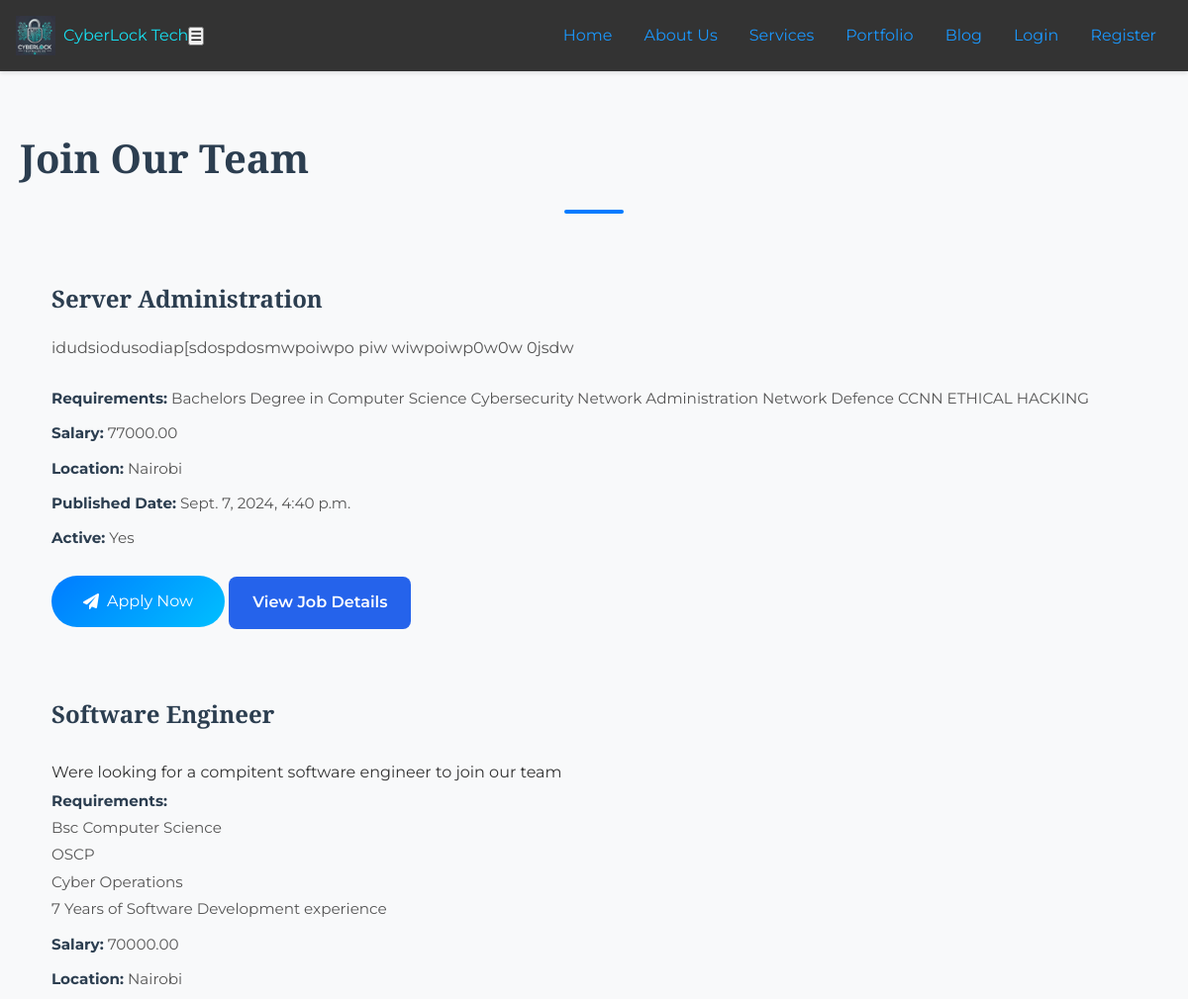
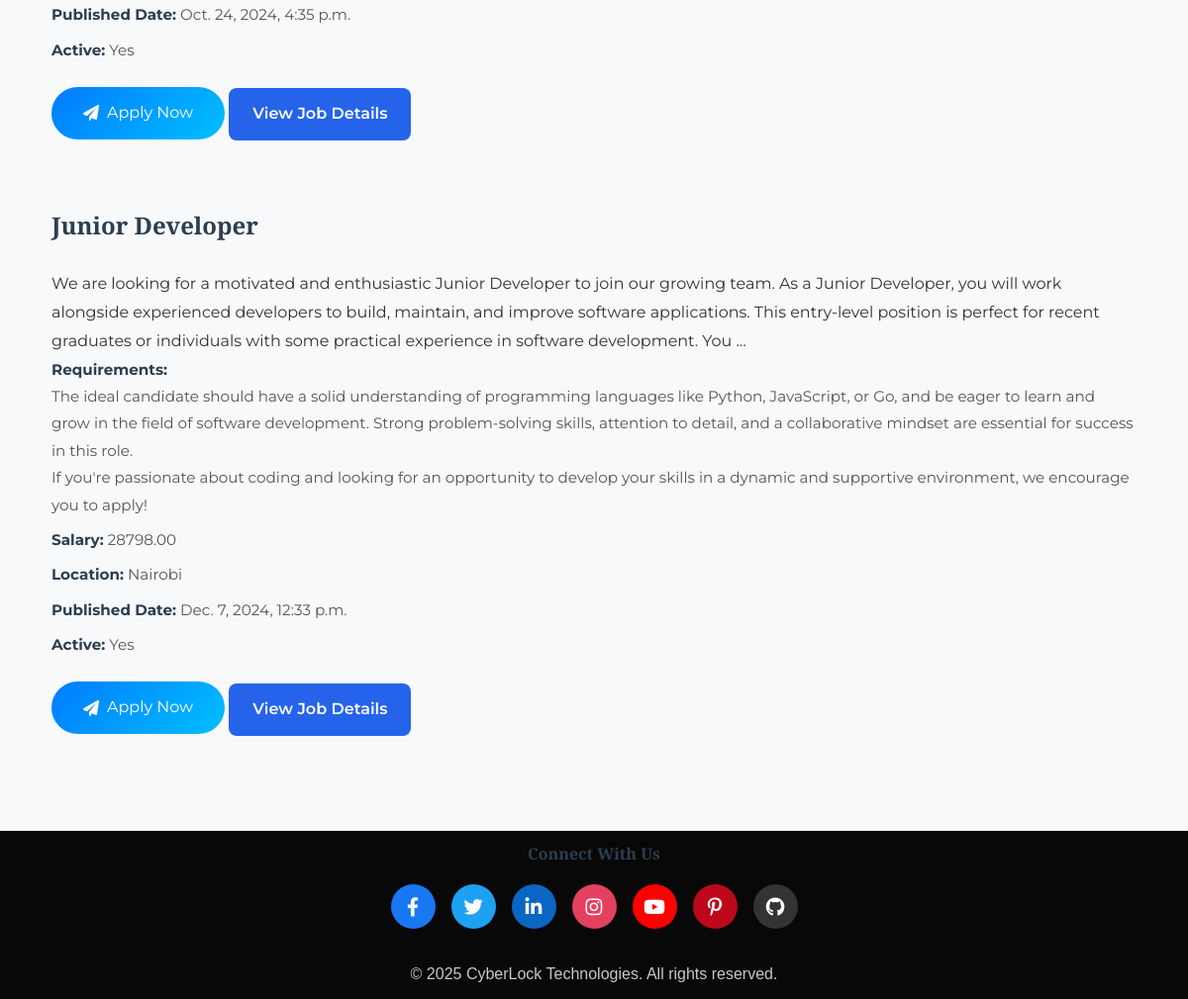
The app's page /careers/ with its own data (2 pictures, top to bottom).
### coreapp/models.py (models this page shows, shortened)
class Job(models.Model):
    title = models.CharField(max_length=200)
    description = RichTextUploadingField(blank=False, null=False)
    requirements = RichTextUploadingField(blank=False, null=False)
    location = models.CharField(max_length=200)
    salary = models.DecimalField(max_digits=10, decimal_places=2, blank=True, null=True)
    published_date = models.DateTimeField(auto_now_add=True)
    is_open = models.BooleanField(default=True)

### coreapp/views.py (the view)
# urls.py: path('careers/', views.job_list, name='job_list'),
def job_list(request):
    jobs = Job.objects.all().order_by('-is_open')
    return render(request, 'job_list.html',{"jobs": jobs})

### templates/job_list.html (shortened to what this page needs)
{% extends 'base.html' %}
{% load static %}
{% block content %}
<head>
    <link rel="stylesheet" href="{% static 'css/careers.css' %}">
    <link rel="stylesheet" href="https://cdnjs.cloudflare.com/ajax/libs/font-awesome/6.0.0/css/all.min.css">
</head>
<section class="careers py-5">
    <div class="container">
        <h2 class="text-center mb-5">Join Our Team</h2>
        <div class="row justify-content-center">
            {% for job in jobs %}
                <div class="col-lg-8 col-md-10 mb-4">
                    <div class="card h-100 shadow-sm">
                        <div class="card-body">
                            <h5 class="card-title">{{ job.title }}</h5>
                            <p class="card-text">{{ job.description|safe|truncatewords:50 }}</p>
                            <ul class="job-details">
                                <li><strong>Requirements:</strong> {{ job.requirements|safe }}</li>
                                <li><strong>Salary:</strong> {{ job.salary }}</li>
                                <li><strong>Location:</strong> {{ job.location }}</li>
                                <li><strong>Published Date:</strong> {{ job.published_date }}</li>
                                <li><strong>Active:</strong> {{ job.is_open|yesno:"Yes,No" }}</li>
                            </ul>
                            <a href="{% url 'apply_job' job.id %}" class="btn btn-primary">
                                <i class="fas fa-paper-plane me-2"></i> Apply Now
                            </a>
                            <a href="{% url 'job_details' id=job.id %}" class="btn-view-details">View Job Details</a>
                        </div>
                    </div>
                </div>
            {% endfor %}
        </div>
    </div>
</section>
{% endblock %}

### static/css/base.css (style rules this page uses)
:root { --primary-color: #1b97fc; --secondary-color: #91b2f8; --hover-bg-color: #555; --footer-bg: #333; --footer-text: #0f0f10; --spacing: 1rem; --border-radius: 5px; --font-family: 'Arial', sans-serif; }
* { box-sizing: border-box; padding: 0; margin: 0; }
body { display: flex; flex-direction: column; min-height: 100vh; font-family: var(--font-family); color: var(--secondary-color); background-color: #232946; background-size: cover; background-position: center; background-attachment: fixed; background-repeat: no-repeat; }

### static/css/careers.css (style rules this page uses)
body { font-family: 'Montserrat', sans-serif; line-height: 1.8; color: #333; background-color: #f8f9fa; }
h1, h2, h3, h4, h5, h6 { font-family: 'Playfair Display', serif; font-weight: 700; color: #2c3e50; }
a { text-decoration: none; color: #007bff; transition: color 0.3s ease; }
.careers { display: flex; justify-content: center; align-items: center; min-height: 100vh; padding: 4rem 0; }
.careers h2 { font-size: 2.5rem; margin-bottom: 2rem; color: #2c3e50; position: relative; }
.careers h2::after { content: ''; display: block; width: 60px; height: 4px; background-color: #007bff; margin: 1rem auto 0; border-radius: 2px; }
.container { position: center; max-width: 1200px; padding: 0 20px; width: 100%; }
.card { border: none; border-radius: 15px; overflow: hidden; transition: transform 0.3s ease, box-shadow 0.3s ease; }
.card-body { padding: 2rem; }
.card-title { font-size: 1.5rem; margin-bottom: 1rem; color: #2c3e50; }
.card-text { font-size: 1rem; color: #555; line-height: 1.6; margin-bottom: 1.5rem; }
.job-details { list-style: none; padding: 0; margin: 0 0 1.5rem 0; }
.job-details li { font-size: 0.95rem; color: #555; margin-bottom: 0.5rem; }
.job-details strong { color: #2c3e50; }
.btn-primary { background: linear-gradient(135deg, #007bff, #00bfff); border: none; color: #fff; padding: 0.75rem 2rem; font-size: 1rem; border-radius: 50px; cursor: pointer; transition: transform 0.3s ease, box-shadow 0.3s ease; display: inline-flex; align-items: center; }
.btn-primary i { margin-right: 0.5rem; }
.btn-view-details { display: inline-block; padding: 12px 24px; font-size: 16px; font-weight: 600; color: #fff; background-color: #2563eb; border: none; border-radius: 8px; text-decoration: none; text-align: center; cursor: pointer; transition: all 0.3s ease; }

### records on screen
Job: title "Server Administration", description "idudsiodusodiap[sdospdosmwpoiwpo piw wiwpoiwp0w0w 0jsdw", requirements "Bachelors Degree in Computer Science Cybersecurity Network Administration Network Defence CCNN ETHICAL HACKING", salary "77000.00", location "Nairobi", published_date "Sept. 7, 2024, 4:40 p.m.", is_open "Yes"
Job: title "Software Engineer", description "Were looking for a compitent software engineer to join our team", requirements "Bsc Computer Science OSCP Cyber Operations 7 Years of Software Development experience", salary "70000.00", location "Nairobi", published_date "Oct. 24, 2024, 4:35 p.m.", is_open "Yes"
Job: title "Junior Developer", description "We are looking for a motivated and enthusiastic Junior Developer to join our growing team. As a Junior Developer, you will work alongside experienced developers to build, maintain, and improve software applications. This entry-level position is perfect for recent graduates or individuals with some practical experience in software development. You …", requirements "The ideal candidate should have a solid understanding of programming languages like Python, JavaScript, or Go, and be eager to learn and grow in the field of software development. Strong problem-solving skills, attention to detail, and a collaborative mindset are essential for success in this role. If you're passionate about coding and looking for an opportunity to develop your skills in a dynamic and supportive environment, we encourage you to apply!", salary "28798.00", location "Nairobi", published_date "Dec. 7, 2024, 12:33 p.m.", is_open "Yes"
